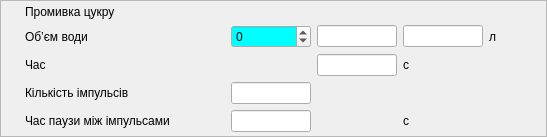
     <widget class="QFrame" name="f_5">
      <property name="minimumSize">
       <size>
        <width>160</width>
        <height>0</height>
       </size>
      </property>
      <property name="frameShape">
       <enum>QFrame::StyledPanel</enum>
      </property>
      <property name="frameShadow">
       <enum>QFrame::Raised</enum>
      </property>
      <layout class="QGridLayout" name="gridLayout_4">
       <property name="margin">
        <number>4</number>
       </property>
       <property name="spacing">
        <number>-1</number>
       </property>
       <item row="0" column="0">
        <widget class="QCheckBox" name="cb_pr">
         <property name="styleSheet">
          <string notr="true">QCheckBox{
min-width: 14px;
min-height: 14px;
max-width: 14px;
max-height: 14px;
}
QCheckBox:checked
{
	
	image: url(:/butons/pict/bool_green_true_48x48.png);
}

QCheckBox:unchecked
{
	
	image: url(:/butons/pict/bool_green_false_48x48.png);
	
}

QCheckBox:indicator
{
	background: rgba(0, 0, 0, 0);
	height: 14px;
	width: 14px;
}
</string>
         </property>
         <property name="text">
          <string>CheckBox</string>
         </property>
        </widget>
       </item>
       <item row="0" column="1" colspan="6">
        <widget class="QLabel" name="label_15">
         <property name="text">
          <string>Промивка цукру</string>
         </property>
        </widget>
       </item>
       <item row="1" column="4">
        <widget class="QLineEdit" name="Q_pr">
         <property name="minimumSize">
          <size>
           <width>0</width>
           <height>0</height>
          </size>
         </property>
         <property name="maximumSize">
          <size>
           <width>80</width>
           <height>16777215</height>
          </size>
         </property>
         <property name="toolTip">
          <string>Фактична кількість води на промивку цукру</string>
         </property>
         <property name="readOnly">
          <bool>true</bool>
         </property>
        </widget>
       </item>
       <item row="1" column="5">
        <widget class="QLabel" name="label_16">
         <property name="text">
          <string>л</string>
         </property>
        </widget>
       </item>
       <item row="1" column="6" rowspan="4">
        <spacer name="horizontalSpacer_4">
         <property name="orientation">
          <enum>Qt::Horizontal</enum>
         </property>
         <property name="sizeHint" stdset="0">
          <size>
           <width>40</width>
           <height>20</height>
          </size>
         </property>
        </spacer>
       </item>
       <item row="1" column="1">
        <widget class="QLabel" name="label_17">
         <property name="minimumSize">
          <size>
           <width>200</width>
           <height>0</height>
          </size>
         </property>
         <property name="text">
          <string>Об’єм води</string>
         </property>
        </widget>
       </item>
       <item row="2" column="1">
        <widget class="QLabel" name="label_19">
         <property name="minimumSize">
          <size>
           <width>200</width>
           <height>0</height>
          </size>
         </property>
         <property name="text">
          <string>Час</string>
         </property>
        </widget>
       </item>
       <item row="1" column="3">
        <widget class="QLineEdit" name="Q_pr_zd">
         <property name="minimumSize">
          <size>
           <width>0</width>
           <height>0</height>
          </size>
         </property>
         <property name="maximumSize">
          <size>
           <width>80</width>
           <height>16777215</height>
          </size>
         </property>
         <property name="toolTip">
          <string>Задана кількість води на промивку цукру</string>
         </property>
         <property name="readOnly">
          <bool>true</bool>
         </property>
        </widget>
       </item>
       <item row="3" column="1">
        <widget class="QLabel" name="label_23">
         <property name="minimumSize">
          <size>
           <width>200</width>
           <height>0</height>
          </size>
         </property>
         <property name="text">
          <string>Кількість імпульсів</string>
         </property>
        </widget>
       </item>
       <item row="4" column="1">
        <widget class="QLabel" name="label_24">
         <property name="minimumSize">
          <size>
           <width>200</width>
           <height>0</height>
          </size>
         </property>
         <property name="text">
          <string>Час паузи між імпульсами</string>
         </property>
        </widget>
       </item>
       <item row="1" column="2">
        <widget class="QDoubleSpinBox" name="Q_k">
         <property name="minimumSize">
          <size>
           <width>80</width>
           <height>0</height>
          </size>
         </property>
         <property name="palette">
          <palette>
           <active>
            <colorrole role="Base">
             <brush brushstyle="SolidPattern">
              <color alpha="255">
               <red>0</red>
               <green>255</green>
               <blue>255</blue>
              </color>
             </brush>
            </colorrole>
           </active>
           <inactive>
            <colorrole role="Base">
             <brush brushstyle="SolidPattern">
              <color alpha="255">
               <red>0</red>
               <green>255</green>
               <blue>255</blue>
              </color>
             </brush>
            </colorrole>
           </inactive>
           <disabled>
            <colorrole role="Base">
             <brush brushstyle="SolidPattern">
              <color alpha="255">
               <red>244</red>
               <green>244</green>
               <blue>244</blue>
              </color>
             </brush>
            </colorrole>
           </disabled>
          </palette>
         </property>
         <property name="toolTip">
          <string>Корекція кількості води на промивку цукру</string>
         </property>
         <property name="decimals">
          <number>0</number>
         </property>
         <property name="minimum">
          <double>-50.000000000000000</double>
         </property>
         <property name="maximum">
          <double>50.000000000000000</double>
         </property>
         <property name="singleStep">
          <double>1.000000000000000</double>
         </property>
        </widget>
       </item>
       <item row="3" column="2">
        <widget class="QLineEdit" name="Imp">
         <property name="minimumSize">
          <size>
           <width>0</width>
           <height>0</height>
          </size>
         </property>
         <property name="maximumSize">
          <size>
           <width>80</width>
           <height>16777215</height>
          </size>
         </property>
         <property name="toolTip">
          <string>Задана кількість імпульсів пробілювання</string>
         </property>
         <property name="readOnly">
          <bool>true</bool>
         </property>
        </widget>
       </item>
       <item row="4" column="2">
        <widget class="QLineEdit" name="T_p_zd">
         <property name="minimumSize">
          <size>
           <width>0</width>
           <height>0</height>
          </size>
         </property>
         <property name="maximumSize">
          <size>
           <width>80</width>
           <height>16777215</height>
          </size>
         </property>
         <property name="toolTip">
          <string>Заданий час паузи між імпульсами</string>
         </property>
         <property name="readOnly">
          <bool>true</bool>
         </property>
        </widget>
       </item>
       <item row="2" column="3">
        <widget class="QLineEdit" name="T_pr">
         <property name="minimumSize">
          <size>
           <width>0</width>
           <height>0</height>
          </size>
         </property>
         <property name="maximumSize">
          <size>
           <width>80</width>
           <height>16777215</height>
          </size>
         </property>
         <property name="toolTip">
          <string>Фактичний час промивки цукру</string>
         </property>
         <property name="readOnly">
          <bool>true</bool>
         </property>
        </widget>
       </item>
       <item row="2" column="4">
        <widget class="QLabel" name="label_18">
         <property name="text">
          <string>с</string>
         </property>
        </widget>
       </item>
       <item row="4" column="4">
        <widget class="QLabel" name="label_25">
         <property name="text">
          <string>с</string>
         </property>
        </widget>
       </item>
      </layout>
     </widget>
